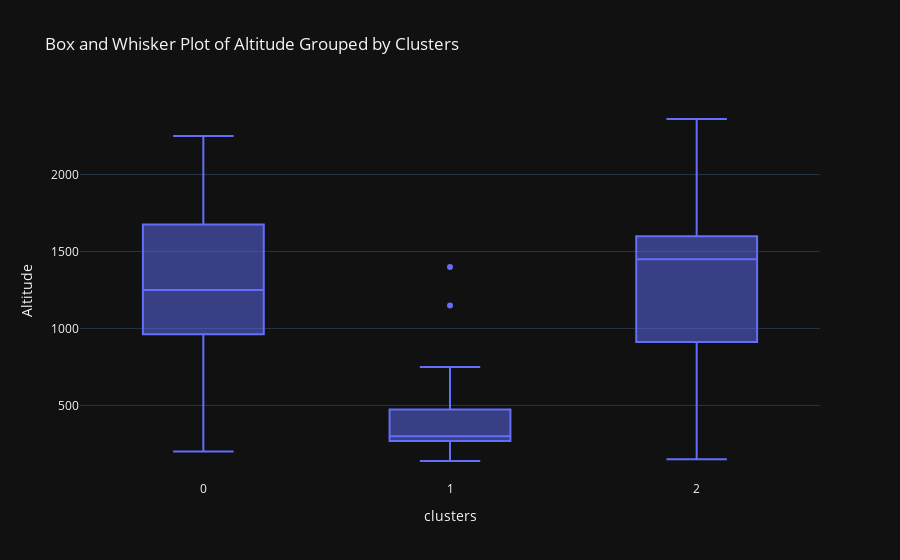

Notebook code for this chart:
### Code cell
# Create a box and whisker plot of altitude grouped by the clusters without outliers over 3000

df_alt = df_country[df_country['Altitude'] < 3000]

fig = px.box(df_alt, x='clusters', y='Altitude', title='Box and Whisker Plot of Altitude Grouped by Clusters')
fig.show()

### Figure 1 — Plotly figure (JSON) as saved in the notebook; plotly's stock layout.template omitted (floating-point values rounded to 4 significant figures)
{"data": [{"alignmentgroup": "True", "hovertemplate": "clusters=%{x}<br>Altitude=%{y}<extra></extra>", "legendgroup": "", "marker": {"color": "#636efa"}, "name": "", "notched": false, "offsetgroup": "", "orientation": "v", "showlegend": false, "x": [0, 0, 0, 0, 0, 0, 0, 0, 0, 0, 0, 0, 0, 0, 0, 0, 0, 0, 0, 0, 0, 0, 0, 0, 0, 0, 0, 0, 0, 0, 0, 0, 2, 0, 2, 2, 2, 2, 2, 2, 2, 2, 2, 2, 2, 2, 2, 2, 2, 2, 2, 2, 2, 2, 2, 2, 2, 2, 2, 2, 2, 2, 2, 2, 2, 2, 2, 1, 1, 1, 2, 2, 2, 1, 2, 1, 1, 2, 1, 1, 1, 1, 1, 1, 1, 1, 1, 1, 1, 1, 1, 1, 1], "x0": " ", "xaxis": "x", "y": [1200.0, 1668.0, 1250.0, 1200.0, 1250.0, 1550.0, 2000.0, 2000.0, 1250.0, 1950.0, 1100.0, 2000.0, 1300.0, 1200.0, 1585.0, 1900.0, 850.0, 1250.0, 1300.0, 1200.0, 1060.0, 200.0, 200.0, 668.0, 1950.0, 2250.0, 1700.0, 1200.0, 650.0, 850.0, 400.0, 1000.0, 800.0, 800.0, 1600.0, 1600.0, 375.0, 230.0, 1654.0, 1300.0, 1400.0, 1200.0, 1600.0, 250.0, 700.0, 1250.0, 1450.0, 520.0, 1943.0, 400.0, 850.0, 1350.0, 2361.0, 1600.0, 1600.0, 150.0, 800.0, 1550.0, 1550.0, 1675.0, 1800.0, 1550.0, 1900.0, 1600.0, 1400.0, 2000.0, 1250.0, 300.0, 325.0, 275.0, 1600.0, 1700.0, 1100.0, 250.0, 1302.0, 300.0, 750.0, 1550.0, 1150.0, 250.0, 340.0, 275.0, 165.0, 465.0, 139.0, 140.0, 600.0, 460.0, 500.0, 1400.0, 300.0, 300.0, 435.0], "y0": " ", "yaxis": "y", "type": "box"}], "layout": {"xaxis": {"anchor": "y", "domain": [0.0, 1.0], "title": {"text": "clusters"}}, "yaxis": {"anchor": "x", "domain": [0.0, 1.0], "title": {"text": "Altitude"}}, "legend": {"tracegroupgap": 0}, "title": {"text": "Box and Whisker Plot of Altitude Grouped by Clusters"}, "boxmode": "group"}}
